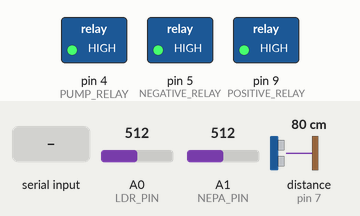
Recording of a sketch running on a simulated Arduino Uno, built with avr-gcc and run on an emulated ATmega328P. Parts: switched loads named in the sketch (green lamp = pin HIGH). Wiring (inferred from the names in the program): ultrasonic range finder: trigger pin 6; echo pin 7. The inputs (shaded band) are chosen by the test bench; at power-on: A1 (NEPA_PIN) = 512, distance to the obstacle (sensor on pin 7) 80 cm, A0 (LDR_PIN) = 512. The echo pulse lasts 58.3 µs per cm; pins used as bus, display or sensor lines are not drawn; what the sketch prints to the serial monitor is not drawn.

Above: at 1.7 s.
1.8 s: A1 (NEPA_PIN) set to 408
3.4 s: A1 (NEPA_PIN) set to 390
At 4.3 s:
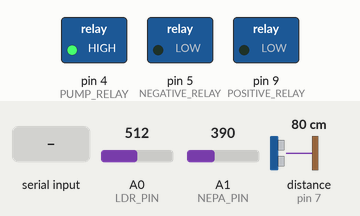
5.3 s: "H,90\n" received over the second serial link
At 6.6 s:
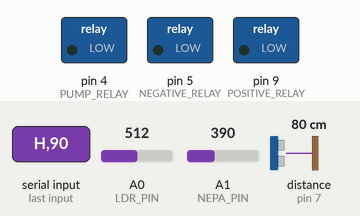
6.9 s: A1 (NEPA_PIN) set to 510
At 8.6 s:
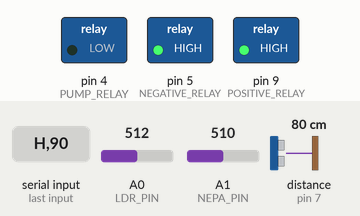
9.2 s: distance to the obstacle (sensor on pin 7) set to 10 cm
10.7 s: distance to the obstacle (sensor on pin 7) set to 7 cm
At 11.5 s:
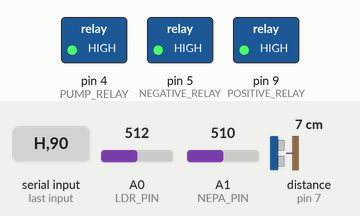
Timing chart, 0 to 13.7 s (numbered marks = the images above; inputs shaded):
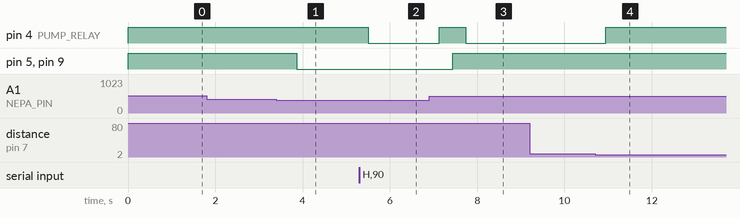

The sketch:

Smarttank_Version_2.ino
```cpp
#include <SoftwareSerial.h>

// ESP8266 communication: Uno RX = D10, TX = D11
SoftwareSerial espLink(10, 11);

// Ultrasonic sensor
#define TRIG_PIN 6
#define ECHO_PIN 7

// Relay connections
#define PUMP_RELAY 4
#define NEGATIVE_RELAY 5
#define POSITIVE_RELAY 9

// Source sensors
#define LDR_PIN A0
#define NEPA_PIN A1

// Source thresholds
const int NEPA_THRESHOLD = 400;
const int SOLAR_THRESHOLD = 500;

// Percentage-based pump thresholds
const int START_LEVEL = 40;
const int STOP_LEVEL = 91;

// Active LOW relays
#define RELAY_ON LOW
#define RELAY_OFF HIGH

float tankHeight = 0;
bool tankConfigured = false;

bool pumpOn = false;
bool waterDemand = false;

enum Source {
  SOURCE_OFF,
  SOURCE_NEPA,
  SOURCE_SOLAR
};

Source currentSource = SOURCE_OFF;

void readESPCommands() {
  static String command = "";

  while (espLink.available()) {
    char c = espLink.read();

    if (c == '\n') {
      command.trim();

      if (command == "R") {
        // ESP restarted: require tank setup again
        tankConfigured = false;
        tankHeight = 0;
        waterDemand = false;
        pumpOn = false;

        digitalWrite(PUMP_RELAY, RELAY_OFF);

        espLink.println("ACK,RESET");
        Serial.println("ESP RESET: Tank setup required");
      }

      else if (command.startsWith("H,")) {
        float newHeight = command.substring(2).toFloat();

        if (newHeight >= 5.0 && newHeight <= 200.0) {
          tankHeight = newHeight;
          tankConfigured = true;

          waterDemand = false;
          pumpOn = false;

          digitalWrite(PUMP_RELAY, RELAY_OFF);

          espLink.println("ACK,HEIGHT");

          Serial.print("Tank configured: ");
          Serial.print(tankHeight);
          Serial.println(" cm");
        }
      }

      command = "";
    }

    else if (c != '\r' && command.length() < 40) {
      command += c;
    }
  }
}

void selectSource(Source desiredSource) {
  if (desiredSource == currentSource) return;

  // Stop pump before changing source
  digitalWrite(PUMP_RELAY, RELAY_OFF);
  delay(300);

  if (desiredSource == SOURCE_NEPA) {
    digitalWrite(POSITIVE_RELAY, RELAY_OFF);
    digitalWrite(NEGATIVE_RELAY, RELAY_OFF);
  }

  else if (desiredSource == SOURCE_SOLAR) {
    digitalWrite(POSITIVE_RELAY, RELAY_ON);
    digitalWrite(NEGATIVE_RELAY, RELAY_ON);
  }

  delay(300);
  currentSource = desiredSource;
}

void setup() {
  Serial.begin(9600);
  espLink.begin(9600);

  pinMode(TRIG_PIN, OUTPUT);
  pinMode(ECHO_PIN, INPUT);

  pinMode(PUMP_RELAY, OUTPUT);
  pinMode(NEGATIVE_RELAY, OUTPUT);
  pinMode(POSITIVE_RELAY, OUTPUT);

  pinMode(LDR_PIN, INPUT);
  pinMode(NEPA_PIN, INPUT);

  digitalWrite(PUMP_RELAY, RELAY_OFF);
  digitalWrite(NEGATIVE_RELAY, RELAY_OFF);
  digitalWrite(POSITIVE_RELAY, RELAY_OFF);

  Serial.println("SMARTTANK STARTED");
  Serial.println("Waiting for tank configuration...");
}

void loop() {
  // 1. Receive tank setup commands from ESP
  readESPCommands();

  // 2. Read power sources
  int nepaReading = analogRead(NEPA_PIN);
  int lightReading = analogRead(LDR_PIN);

  bool nepaAvailable = nepaReading >= NEPA_THRESHOLD;
  bool solarAvailable = lightReading >= SOLAR_THRESHOLD;

  Source desiredSource;

  if (nepaAvailable) {
    desiredSource = SOURCE_NEPA;
  }
  else if (solarAvailable) {
    desiredSource = SOURCE_SOLAR;
  }
  else {
    desiredSource = SOURCE_OFF;
  }

  // 3. Measure water distance
  digitalWrite(TRIG_PIN, LOW);
  delayMicroseconds(2);

  digitalWrite(TRIG_PIN, HIGH);
  delayMicroseconds(10);

  digitalWrite(TRIG_PIN, LOW);

  long duration = pulseIn(ECHO_PIN, HIGH, 30000);

  float distance = -1;
  float waterHeight = 0;
  int percentage = 0;

  bool validReading = false;

  if (tankConfigured && duration > 0) {
    distance = duration * 0.0343 / 2.0;

    // Allow a small measurement margin beyond tank height
    if (distance >= 1.5 && distance <= tankHeight + 5.0) {
      validReading = true;

      waterHeight = tankHeight - distance;
      waterHeight = constrain(waterHeight, 0, tankHeight);

      percentage = (waterHeight / tankHeight) * 100;
      percentage = constrain(percentage, 0, 100);
    }
  }

  // 4. Percentage-based pump control
  if (!validReading) {
    waterDemand = false;
  }
  else {
    if (percentage <= START_LEVEL) {
      waterDemand = true;
    }

    if (percentage >= STOP_LEVEL) {
      waterDemand = false;
    }
  }

  // 5. Select power source
  selectSource(desiredSource);

  // 6. Pump control
  pumpOn = tankConfigured &&
           validReading &&
           waterDemand &&
           (desiredSource != SOURCE_OFF);

  digitalWrite(
    PUMP_RELAY,
    pumpOn ? RELAY_ON : RELAY_OFF
  );

  // 7. Send readings and configuration status to ESP
  espLink.print(distance);
  espLink.print(",");
  espLink.print(percentage);
  espLink.print(",");
  espLink.print(pumpOn ? 1 : 0);
  espLink.print(",");
  espLink.println(tankConfigured ? 1 : 0);

  // 8. Serial Monitor
  Serial.print("NEPA: ");
  Serial.print(nepaReading);

  Serial.print(" | LDR: ");
  Serial.print(lightReading);

  Serial.print(" | Source: ");

  if (desiredSource == SOURCE_NEPA)
    Serial.print("NEPA");
  else if (desiredSource == SOURCE_SOLAR)
    Serial.print("SOLAR");
  else
    Serial.print("NONE");

  Serial.print(" | Tank: ");

  if (tankConfigured) {
    Serial.print(tankHeight);
    Serial.print(" cm");
  }
  else {
    Serial.print("NOT CONFIGURED");
  }

  Serial.print(" | Distance: ");
  Serial.print(distance);

  Serial.print(" cm | Water: ");
  Serial.print(waterHeight);

  Serial.print(" cm | Level: ");
  Serial.print(percentage);

  Serial.print("% | Pump: ");
  Serial.println(pumpOn ? "ON" : "OFF");

  delay(250);
}
```

Measured:
- the behaviour switches between 400 and 399 on A1 (NEPA_PIN) (found by bisection; images 0 and 1)
- the behaviour switches between 9 and 8 cm on distance to the obstacle (sensor on pin 7) (found by bisection; images 3 and 4)
- after the input at 1.8 s, every drawn part: stays the same
- after the input at 3.4 s, pin 5 (NEGATIVE_RELAY), pin 9 (POSITIVE_RELAY): HIGH → LOW after 0.47 s
- after the input at 5.3 s, pin 4 (PUMP_RELAY): HIGH → LOW after 0.20 s
- after the input at 6.9 s, pin 4 (PUMP_RELAY): LOW → HIGH after 0.24 s, → LOW 0.60 s later; pin 5 (NEGATIVE_RELAY), pin 9 (POSITIVE_RELAY): LOW → HIGH after 0.54 s
- after the input at 9.2 s, every drawn part: stays the same
- after the input at 10.7 s, pin 4 (PUMP_RELAY): LOW → HIGH after 0.25 s
